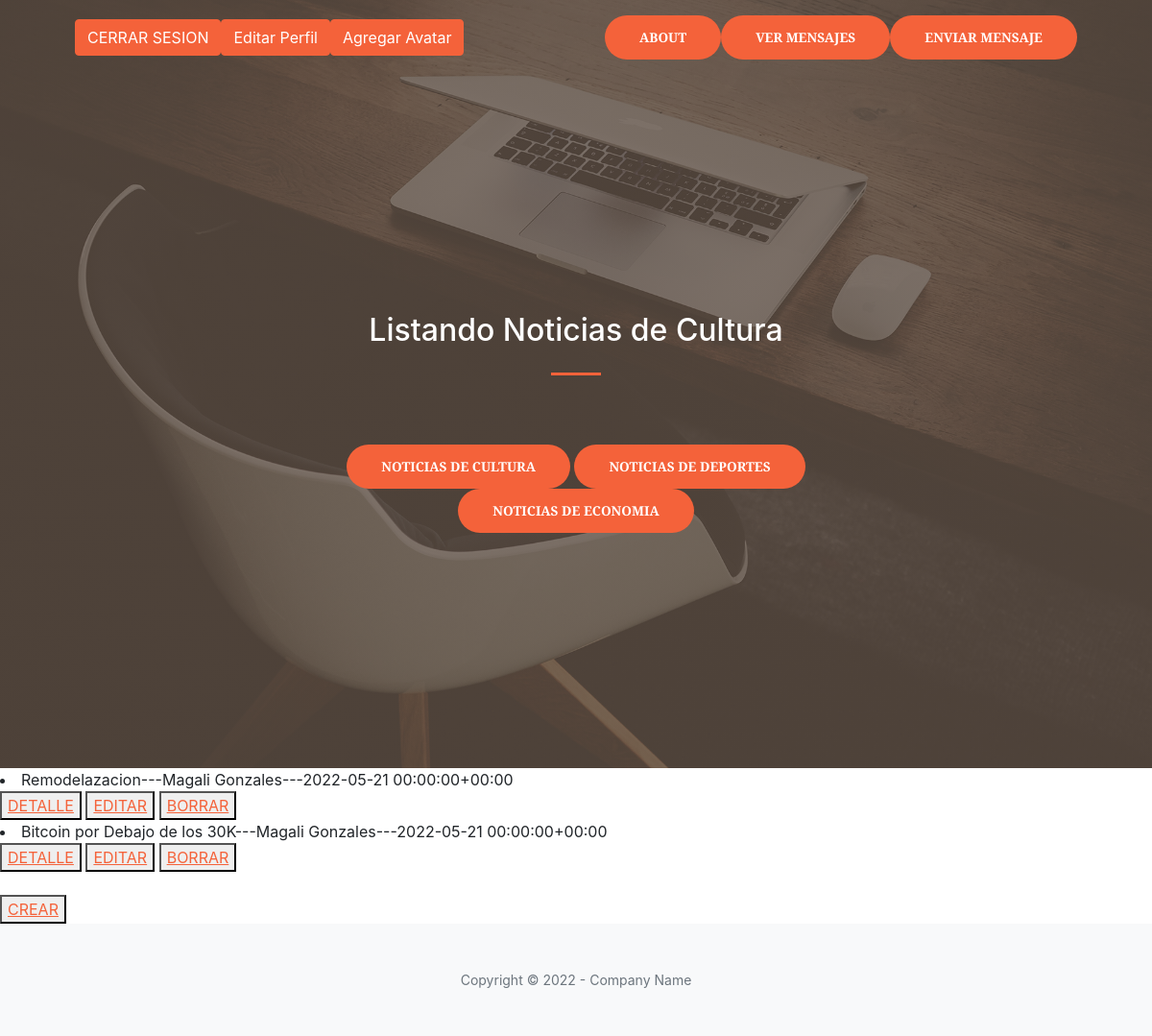
/culture/list/ (signed in), run on an earlier commit of the app's database.
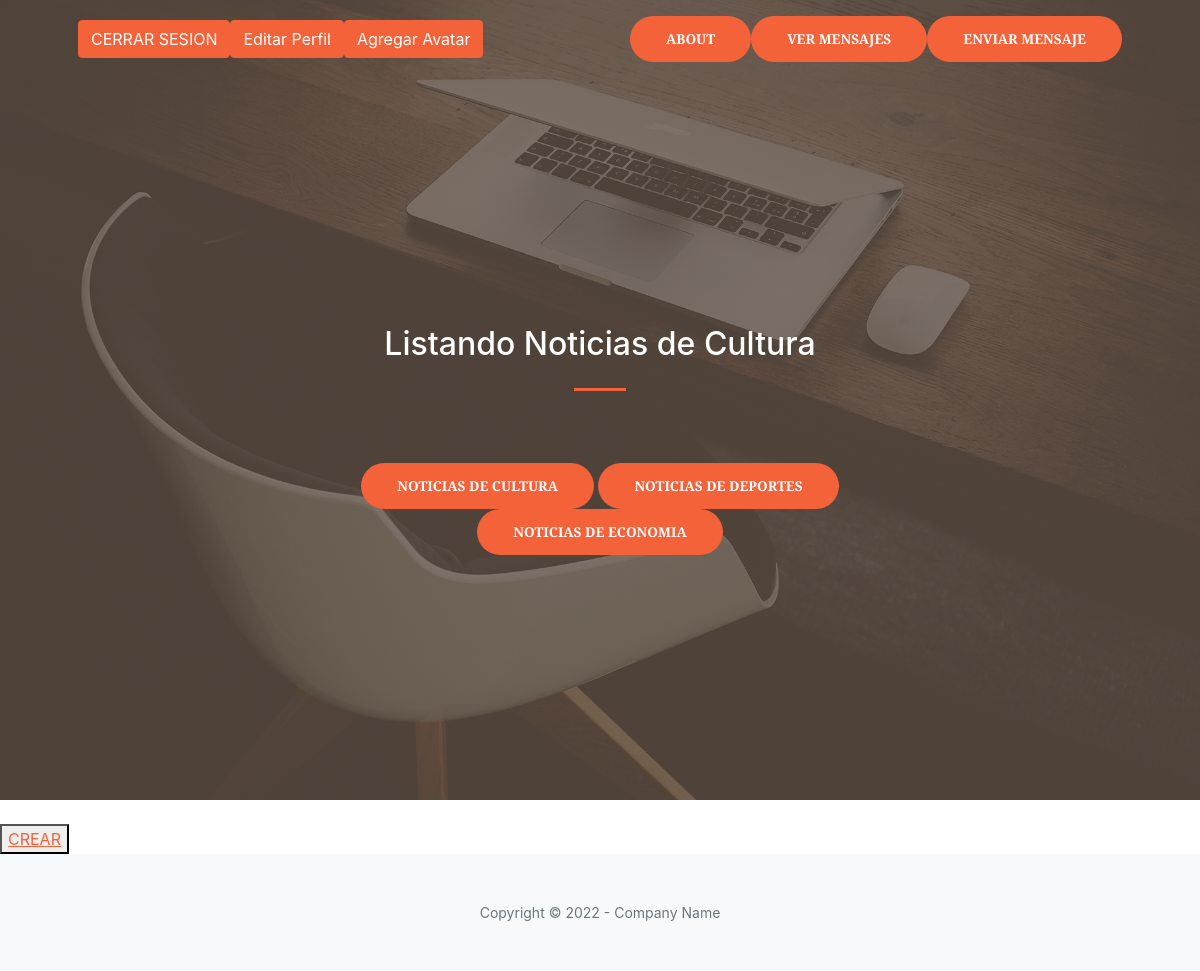
And on a later commit of the database.
### AppBlog/models.py (models this page shows)
class Culture(models.Model):
    titulo = models.CharField(max_length=50)
    subtitulo= models.CharField(max_length=50)
    cuerpo = models.CharField(max_length=150)
    autor = models.CharField(max_length=50)
    fecha = models.DateTimeField(max_length=50)
    imagen = models.ImageField(upload_to='posteo', blank=True, null=True)
    def __str__(self):
        return self.titulo +"---"+self.autor+"---"+str(self.fecha)

### AppBlog/views.py (the view)
# urls.py: path('culture/list/',CultureList.as_view(),name ='culture_listar' ),
class CultureList(LoginRequiredMixin,ListView):
    model = Culture
    template_name = 'AppBlog/culture_list.html'

### AppBlog/templates/AppBlog/culture_list.html
{% extends "AppBlog/padre.html" %}
{% load static %}
{% block titulo %}
<h2 style="color:white">Listando Noticias de Cultura</h2>
{% endblock %}
{% block cuerpo %}
{% for cult in object_list %}
<li>{{cult}}</li>
<button>
    <a href="{% url 'culture_detalle' cult.id %}">DETALLE</a>
</button>
<button>
    <a href="{% url 'culture_editar' cult.id %}">EDITAR</a>
</button>
<button>
    <a href="{% url 'culture_borrar' cult.id %}">BORRAR</a>
</button>
<br>
{% endfor %}
<br>
 <button>
    <a href="{% url 'culture_crear' %}">CREAR</a>
</button>
{% endblock %}

What changed in the data, as far as the page shows it:
removed Culture: titulo+autor+fecha "Remodelazacion---Magali Gonzales---2022-05-21 00:00:00+00:00"
removed Culture: titulo+autor+fecha "Bitcoin por Debajo de los 30K---Magali Gonzales---2022-05-21 00:00:00+00:00"
